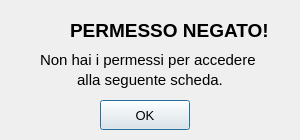
<?xml version="1.0" encoding="UTF-8"?>
<ui version="4.0">
 <class>Dialog_Permission_Allert</class>
 <widget class="QDialog" name="Dialog_Permission_Allert">
  <property name="windowModality">
   <enum>Qt::NonModal</enum>
  </property>
  <property name="geometry">
   <rect>
    <x>0</x>
    <y>0</y>
    <width>300</width>
    <height>140</height>
   </rect>
  </property>
  <property name="minimumSize">
   <size>
    <width>300</width>
    <height>140</height>
   </size>
  </property>
  <property name="maximumSize">
   <size>
    <width>300</width>
    <height>140</height>
   </size>
  </property>
  <property name="windowTitle">
   <string>Allert</string>
  </property>
  <property name="windowIcon">
   <iconset resource="resources/logo/Resource_logo.qrc">
    <normaloff>:/resource_logo/logo_small_icon_only_inverted.png</normaloff>:/resource_logo/logo_small_icon_only_inverted.png</iconset>
  </property>
  <property name="whatsThis">
   <string>Non hai permessi a sufficienza per accedere alla seguente scheda. Chiedi ad un admin.</string>
  </property>
  <property name="accessibleName">
   <string/>
  </property>
  <property name="accessibleDescription">
   <string/>
  </property>
  <property name="layoutDirection">
   <enum>Qt::LeftToRight</enum>
  </property>
  <property name="sizeGripEnabled">
   <bool>false</bool>
  </property>
  <property name="modal">
   <bool>false</bool>
  </property>
  <widget class="QLabel" name="label_2">
   <property name="geometry">
    <rect>
     <x>70</x>
     <y>10</y>
     <width>210</width>
     <height>40</height>
    </rect>
   </property>
   <property name="font">
    <font>
     <family>Arial</family>
     <pointsize>14</pointsize>
     <weight>75</weight>
     <bold>true</bold>
    </font>
   </property>
   <property name="text">
    <string>PERMESSO NEGATO!</string>
   </property>
  </widget>
  <widget class="QLabel" name="label_3">
   <property name="geometry">
    <rect>
     <x>40</x>
     <y>50</y>
     <width>220</width>
     <height>20</height>
    </rect>
   </property>
   <property name="font">
    <font>
     <family>Arial</family>
     <pointsize>11</pointsize>
    </font>
   </property>
   <property name="text">
    <string>&lt;html&gt;&lt;head/&gt;&lt;body&gt;&lt;p&gt;&lt;span style=&quot; font-size:11pt;&quot;&gt;Non hai i permessi per accedere&lt;/span&gt;&lt;/p&gt;&lt;/body&gt;&lt;/html&gt;</string>
   </property>
  </widget>
  <widget class="QLabel" name="label">
   <property name="geometry">
    <rect>
     <x>20</x>
     <y>5</y>
     <width>41</width>
     <height>40</height>
    </rect>
   </property>
   <property name="text">
    <string/>
   </property>
   <property name="pixmap">
    <pixmap resource="resources/Error and Allert/Resource_Error.qrc">:/resource_error/Allert_Giallo.png</pixmap>
   </property>
  </widget>
  <widget class="QPushButton" name="pushButton_OK_Error">
   <property name="geometry">
    <rect>
     <x>100</x>
     <y>100</y>
     <width>90</width>
     <height>30</height>
    </rect>
   </property>
   <property name="font">
    <font>
     <family>Arial</family>
     <pointsize>10</pointsize>
    </font>
   </property>
   <property name="text">
    <string>OK</string>
   </property>
   <property name="shortcut">
    <string>Return</string>
   </property>
  </widget>
  <widget class="QLabel" name="label_4">
   <property name="geometry">
    <rect>
     <x>75</x>
     <y>70</y>
     <width>150</width>
     <height>20</height>
    </rect>
   </property>
   <property name="font">
    <font>
     <family>Arial</family>
     <pointsize>11</pointsize>
    </font>
   </property>
   <property name="text">
    <string>&lt;html&gt;&lt;head/&gt;&lt;body&gt;&lt;p align=&quot;center&quot;&gt;alla seguente scheda.&lt;/p&gt;&lt;/body&gt;&lt;/html&gt;</string>
   </property>
  </widget>
 </widget>
 <resources>
  <include location="resources/Error and Allert/Resource_Error.qrc"/>
  <include location="resources/logo/Resource_logo.qrc"/>
 </resources>
 <connections>
  <connection>
   <sender>pushButton_OK_Error</sender>
   <signal>clicked()</signal>
   <receiver>Dialog_Permission_Allert</receiver>
   <slot>reject()</slot>
   <hints>
    <hint type="sourcelabel">
     <x>155</x>
     <y>106</y>
    </hint>
    <hint type="destinationlabel">
     <x>253</x>
     <y>99</y>
    </hint>
   </hints>
  </connection>
 </connections>
</ui>
